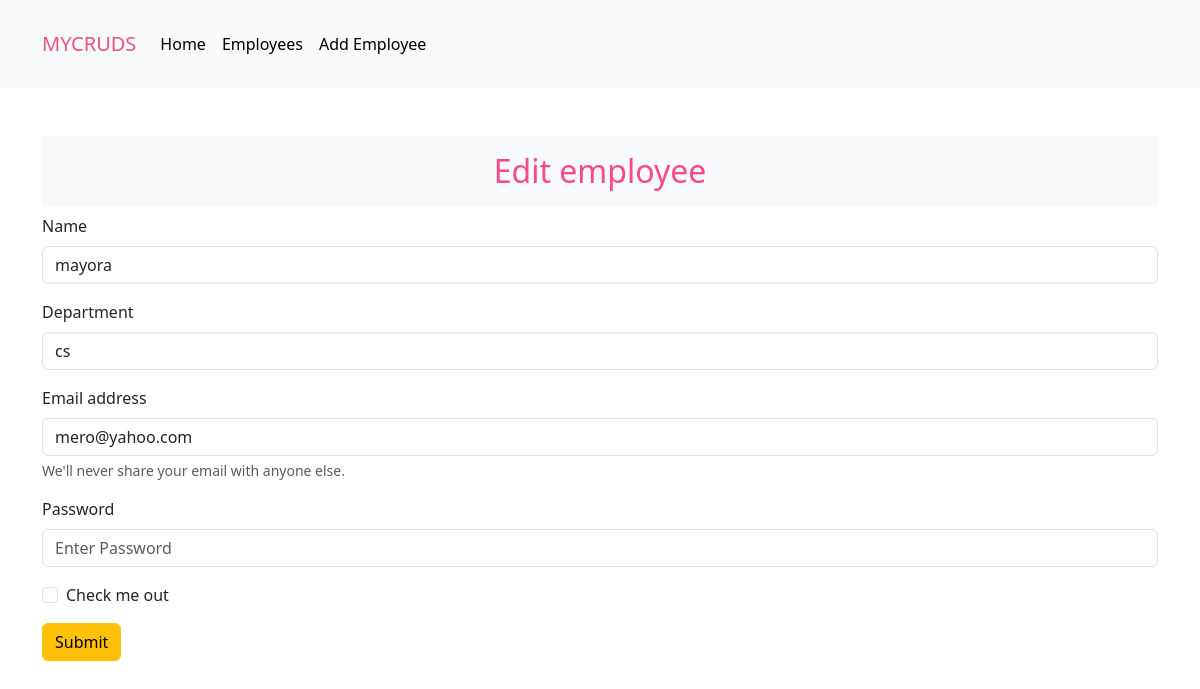
Page /edit-emp.php?id=7 on the committed database.
### tables this page shows
CREATE TABLE `employees` (
  `id` int(11) NOT NULL,
  `name` varchar(255) NOT NULL,
  `email` varchar(255) NOT NULL,
  `password` varchar(255) NOT NULL,
  `department` varchar(255) NOT NULL,
  `created_at` timestamp NOT NULL DEFAULT current_timestamp()
);

### Database.php (called while the page is built, shortened)
<?php
class Database{
    private $server = "localhost";
    private $username = "root";
    private $password = "";
    private $dbName = "softcompany";
    private $conn;
    public function __construct(){
        $this->conn=mysqli_connect($this->server,$this->username,$this->password,$this->dbName);
    }
    public function findrecord($table,$id){
        $sql="SELECT * FROM $table WHERE `id`='$id'";
        $results=mysqli_query($this->conn,$sql);
        if($results)
        {
                if(mysqli_num_rows($results))
                {
              return mysqli_fetch_assoc($results);
            }
             return false;
        }
        else {
             die("Error".mysqli_error($this->conn));
        }
    }
}

### edit-emp.php (the view, shortened to what this page needs)
<?php include 'header.php' ?>
<?php include 'navbar.php' ?>
<?php if(isset($_GET['id']) && is_numeric($_GET['id']) ):?>
<?php $row = $db->findrecord("employees",$_GET['id']); ?>
<?php if($row): ?>
<div class="container pt-5">
    <div class="row">
        <div class="col text-center">
            <h2 class="bg-light p-3" style="color:#F64A8A;">
                Edit employee
            </h2>
        </div>
    </div>
    <div class="row">
        <div class="col">
            <form method="post" action="<?php $_SERVER['PHP_SELF']; ?>">
                <div class="mb-3">
                    <label for="exampleInputEmail1" class="form-label">Name</label>
                    <input type="text" class="form-control" id="exampleInputName" aria-describedby="emailHelp"
                        placeholder="Enter Name" name="name" value="<?php  echo $row['name']; ?>">
                </div>
                <div class="mb-3">
                    <label for="exampleInputEmail1" class="form-label">Department</label>
                    <input type="text" class="form-control" id="exampleInputDep" aria-describedby="emailHelp"
                        placeholder="Enter Department" name="department" value="<?php  echo $row['department']; ?>">
                </div>
                <div class="mb-3">
                    <label for="exampleInputEmail1" class="form-label">Email address</label>
                    <input type="text" class="form-control" id="exampleInputEmail1" aria-describedby="emailHelp"
                        placeholder="Enter Email" name="email" value="<?php  echo $row['email']; ?>">
                    <div id="emailHelp" class="form-text">We'll never share your email with anyone else.</div>
                </div>
                <div class="mb-3">
                    <label for="exampleInputPassword1" class="form-label">Password</label>
                    <input type="password" class="form-control" id="exampleInputPassword1" placeholder="Enter Password"
                        name="password">
                </div>
                <div class="mb-3 form-check">
                    <input type="checkbox" class="form-check-input" id="exampleCheck1">
                    <label class="form-check-label" for="exampleCheck1">Check me out</label>
                </div>
                <button type="submit" class="btn btn-warning" name="submit">Submit</button>
            </form>
        </div>
    </div>
    <div class="row p-5">
    </div>
    <?php endif; ?>
    <?php endif; ?>
</div>
<?php include 'footer.php' ?>

### rows in the picture
employees: name "mayora", department "cs", email "mero@yahoo.com"
